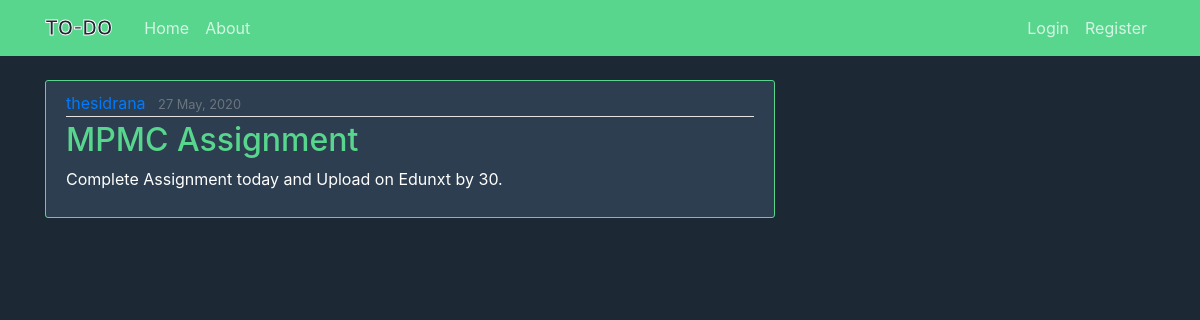
The app's page /post/4/ with its own data.
### blog/models.py (models this page shows, shortened)
class Post(models.Model):
    title = models.CharField(max_length = 100)
    content = models.TextField()
    date_on = models.DateField(default = timezone.now ) #Function is passed on as def value
    author = models.ForeignKey(User, on_delete = models.CASCADE)

### blog/views.py (the view)
# urls.py: path('post/<int:pk>/', views.PostDetailView.as_view(), name='post-detail'),
class PostDetailView(DetailView):
    model = Post

### blog/templates/blog/post_detail.html (shortened to what this page needs)
{% extends 'blog/base.html' %}
{%block content%}
        <article class="media content-section">
            <div class="media-body">
              <div class="article-metadata">
                <a class="mr-2" href="#">{{ object.author }}</a>
                <small class="text-muted">{{ object.date_on|date:'d F, Y' }}</small>
              </div>
              <h2 class="article-title">{{ object.title }}</h2>
              <p class="article-content">{{ object.content }}</p>
            </div>
        </article>
{%endblock content%}

### blog/static/blog/main.css (style rules this page uses)
body { background: #1c2833 ; color: #333333; margin-top: 5rem; }
h1, h2, h3, h4, h5, h6 { color: #444444; }
.content-section { color:white; background: #2c3e50 ; padding: 10px 20px; border: 1px solid #58d68d; border-radius: 3px; margin-bottom: 20px; }
.article-title { color:#58d68d; }
.article-content { white-space: pre-line; }
.article-metadata { padding-bottom: 1px; margin-bottom: 4px; border-bottom: 1px solid #e3e3e3 }

### records on screen
Post: author "thesidrana", date_on "27 May, 2020", title "MPMC Assignment", content "Complete Assignment today and Upload on Edunxt by 30."
